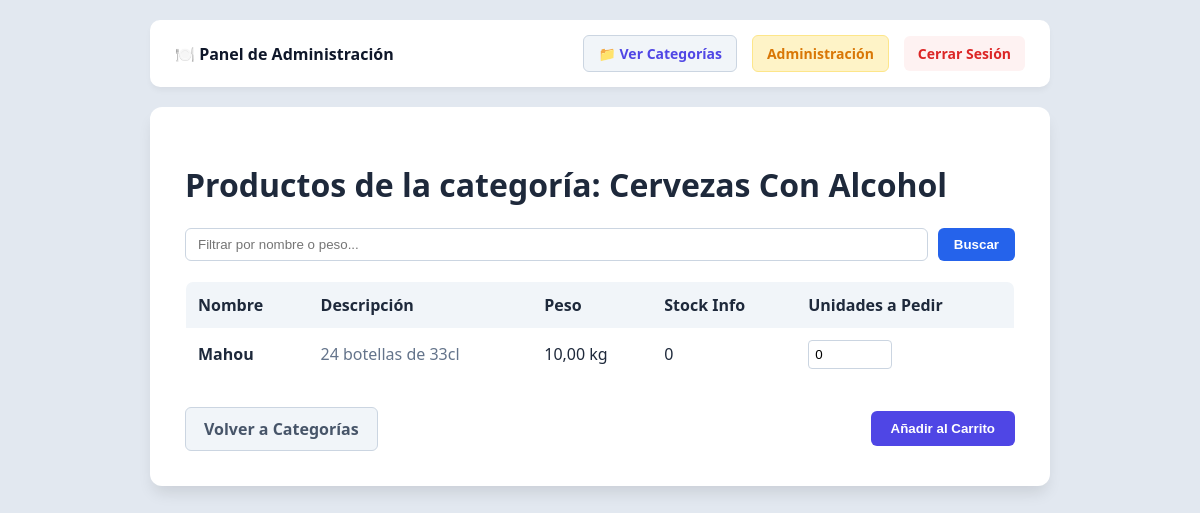
Page /categorias/1/productos/ (signed in) on the committed database.
### mi_app12/models.py (models this page shows, shortened)
class Categoria(models.Model):
    nombre = models.CharField(max_length=100)
    descripcion = models.TextField(blank=True, null=True)

class Producto(models.Model):
    categoria = models.ForeignKey(Categoria, on_delete=models.CASCADE, related_name='productos')
    nombre = models.CharField(max_length=100)
    descripcion = models.TextField(blank=True, null=True)
    peso = models.DecimalField(max_digits=6, decimal_places=2, default=0.0)
    stock = models.IntegerField(default=0)
    precio = models.DecimalField(max_digits=8, decimal_places=2, default=0.0)  # Añadido para los subtotales del carrito

### mi_app12/views.py (the view)
    def wrapper(request, *args, **kwargs):
        if 'usuario_id' not in request.session:
            return redirect('login_restaurante')
        return view_func(request, *args, **kwargs)

### mi_app12/views.py (called while the page is built, shortened)
def verificar_sesion(view_func):
    def wrapper(request, *args, **kwargs):
        if 'usuario_id' not in request.session:
            return redirect('login_restaurante')
        return view_func(request, *args, **kwargs)
    return wrapper

@verificar_sesion
def productos_categoria(request, categoria_id):
    categoria = get_object_or_404(Categoria, id=categoria_id)
    productos = Producto.objects.filter(categoria=categoria)
    mensaje_alerta = None
    query = request.GET.get('q', '').strip()
    if query:
        productos = productos.filter(
            Q(nombre__icontains=query) | Q(peso__icontains=query)
        )
    response = render(request, 'mi_app12/productos_categoria.html', {
        'categoria': categoria,
        'productos': productos,
        'mensaje_alerta': mensaje_alerta,
        'query': query,  # Enviamos la query para mantenerla en el input de la plantilla
        'restaurante_nombre': request.session.get('restaurante_nombre')
    })
    response.set_cookie('ultima_categoria', categoria.nombre, max_age=3600)
    return response

### mi_app12/templates/mi_app12/productos_categoria.html (shortened to what this page needs)
{% extends 'mi_app12/base.html' %}
{% block content %}
<div class="container">
    <h1>Productos de la categoría: {{ categoria.nombre }}</h1>
    <form method="GET" action="" style="margin-top: 20px; margin-bottom: 20px; display: flex; gap: 10px;">
        <input
            type="text"
            name="q"
            value="{{ query }}"
            placeholder="Filtrar por nombre o peso..."
            style="flex: 1; padding: 8px 12px; border: 1px solid #cbd5e1; border-radius: 6px;"
        >
        <button type="submit" style="background-color: #2563eb; color: white; padding: 8px 16px; border: none; border-radius: 6px; font-weight: 600; cursor: pointer;">Buscar</button>
    </form>
    <form method="POST">
        <table style="width: 100%; border-collapse: collapse; margin-top: 15px; background: white; border-radius: 8px; overflow: hidden; border: 1px solid #cbd5e1;">
            <thead>
                <tr style="background-color: #f1f5f9; text-align: left;">
                    <th style="padding: 12px;">Nombre</th>
                    <th style="padding: 12px;">Descripción</th>
                    <th style="padding: 12px;">Peso</th>
                    <th style="padding: 12px;">Stock Info</th>
                    <th style="padding: 12px;">Unidades a Pedir</th>
                </tr>
            </thead>
            <tbody>
                {% for producto in productos %}
                <tr style="border-bottom: 1px solid #cbd5e1;">
                    <td style="padding: 12px;"><strong>{{ producto.nombre }}</strong></td>
                    <td style="padding: 12px; color: #64748b;">{{ producto.descripcion }}</td>
                    <td style="padding: 12px;">{{ producto.peso }} kg</td>
                    <td style="padding: 12px;">{{ producto.stock }}</td>
                    <td style="padding: 12px;">
                        <input type="number" name="cantidad_{{ producto.id }}" value="0" min="0" style="width: 70px; padding: 6px; border: 1px solid #cbd5e1; border-radius: 4px;">
                    </td>
                </tr>
                {% empty %}
                <tr>
                    <td colspan="5" style="padding: 20px; text-align: center; color: #64748b;">No se encontraron productos que coincidan con la búsqueda.</td>
                </tr>
                {% endfor %}
            </tbody>
        </table>
        <div style="margin-top: 25px; display: flex; justify-content: space-between; align-items: center;">
            <a href="{% url 'listar_categorias' %}" style="background-color: #f1f5f9; color: #475569; padding: 10px 18px; text-decoration: none; border-radius: 6px; font-weight: 600; border: 1px solid #cbd5e1;">Volver a Categorías</a>
            <button type="submit" style="background-color: #4f46e5; color: white; padding: 10px 20px; border: none; border-radius: 6px; font-weight: 600; cursor: pointer;">Añadir al Carrito</button>
        </div>
    </form>
</div>
{% endblock %}

### mi_app12/templates/mi_app12/base.html (style rules this page uses)
:root { --primary-color: #4f46e5; --primary-hover: #4338ca; --bg-color: #e2e8f0; --card-bg: #ffffff; --text-color: #1e293b; --border-color: #cbd5e1; --danger-color: #dc2626; --success-color: #16a34a; }
body { font-family: 'Segoe UI', Tahoma, Geneva, Verdana, sans-serif; background-color: var(--bg-color); color: var(--text-color); margin: 0; padding: 20px; display: flex; justify-content: center; }
.container { background: var(--card-bg); padding: 35px; border-radius: 12px; box-shadow: 0 10px 15px -3px rgba(0, 0, 0, 0.1); }

### rows in the picture
Categoria: nombre "Cervezas Con Alcohol"
Producto: nombre "Mahou", descripcion "24 botellas de 33cl", peso "10,00", stock "0"

### other values in the picture
{{ restaurante_nombre|default:"Restaurante" }} "Panel de Administración"
